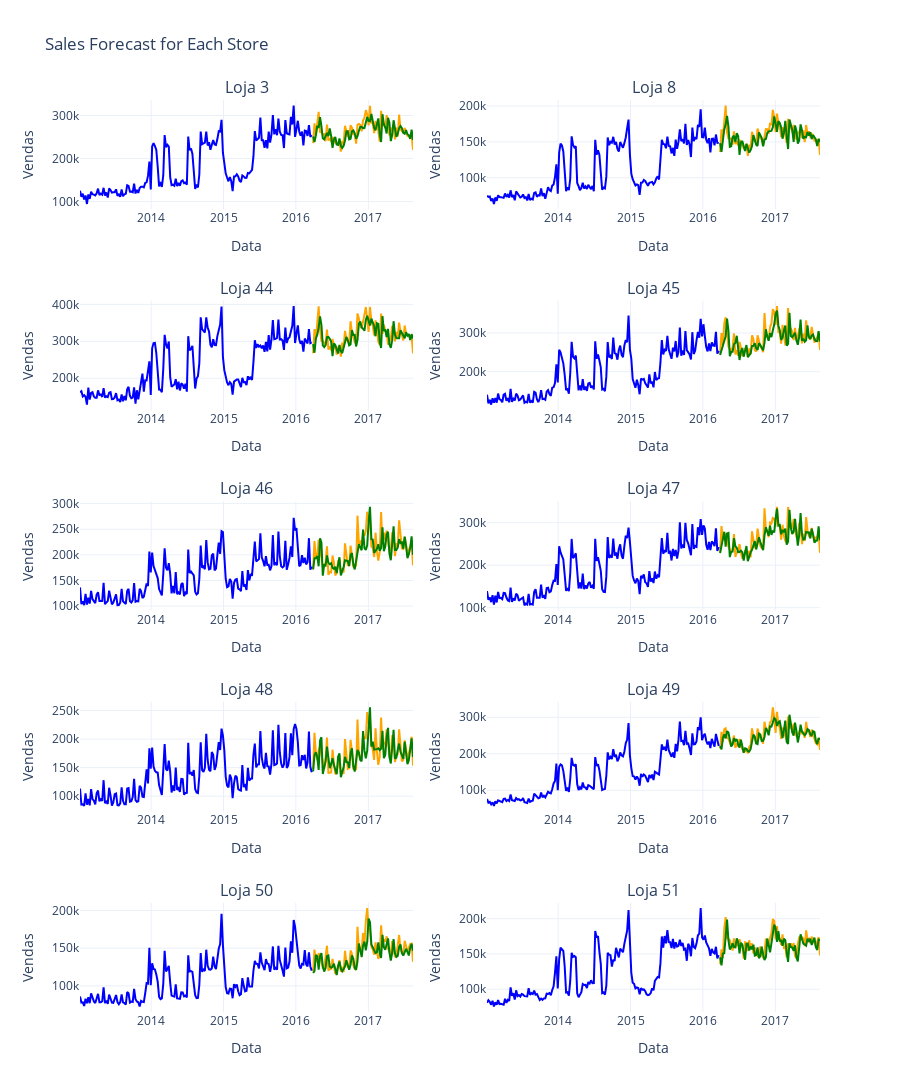

Here is the notebook cell this chart was saved with:
### Code cell
modelos_por_loja = {}
tempos_treinamento = {}
tempos_previsao = {}

# Create a figure
fig = make_subplots(rows=5, cols=2, subplot_titles=[f'Loja {loja}' for loja in lojas_relevantes_favorita])

df_resultado_loja = pd.DataFrame(columns=['Data', 'Loja', 'Real', 'Previsto'])
df_resultado_tempo = pd.DataFrame(columns=['Loja', 'Treino', 'Previsao'])

for i, loja in enumerate(lojas_relevantes_favorita):

    df_loja = favorita[favorita['Loja'] == loja]
    df_loja_grouped = df_loja.groupby('Data')['Vendas'].sum().reset_index()

    df_loja_grouped.set_index('Data', inplace=True)

    train, test, scaler = preprocess_data_linear(df_loja_grouped['Vendas'].values, train_size_ratio=0.7)

    # Definir o look_back
    look_back = 10

    # Criar conjuntos de treinamento e teste
    X_train, y_train = create_dataset_linear(train, look_back)
    extended_test = np.concatenate([train[-look_back:], test])
    X_test, y_test = create_dataset_linear(extended_test, look_back)

    # Achatar os dados para o formato adequado ao modelo LinearRegression
    X_train = X_train.reshape(X_train.shape[0], -1)  # (n_amostras, look_back)
    X_test = X_test.reshape(X_test.shape[0], -1)    # (n_amostras, look_back)

    # Criar e treinar o modelo de Regressão Linear
    start_train_time = time.time()
    model = LinearRegression()
    model.fit(X_train, y_train)
    end_train_time = time.time()
    train_time = end_train_time - start_train_time

    # Realizar previsões no conjunto de teste
    start_forecast_time = time.time()
    test_predict = model.predict(X_test)
    end_forecast_time = time.time()
    forecast_time = end_forecast_time - start_forecast_time

    # Reverter a normalização das previsões e dos valores reais
    test_predict_original = scaler.inverse_transform(test_predict.reshape(-1, 1)).flatten()
    y_test_original = scaler.inverse_transform(y_test.reshape(-1, 1)).flatten()

    # Garantir que os índices estão corretos
    test_index = df_loja_grouped.index[-len(y_test):]  # Ajustado para corresponder ao conjunto de teste estendido
    train_index = df_loja_grouped.index[:len(train)]

    # Adicionar resultados ao dataframe
    df_resultado_loja = pd.concat([df_resultado_loja, pd.DataFrame({
        'Data': test_index,
        'Loja': loja,
        'Real': y_test_original,
        'Previsto': test_predict_original
    })])

    df_resultado_tempo = pd.concat([df_resultado_tempo, pd.DataFrame({
        'Loja': [loja],
        'Treino': [train_time],
        'Previsao': [forecast_time]
    })])

    # Plotando os dados originais
    fig.add_trace(go.Scatter(x=test_index, y=y_test_original, mode='lines', name=f'Real Loja {loja}', line=dict(color='orange')), row=(i // 2) + 1, col=(i % 2) + 1)
    fig.add_trace(go.Scatter(x=test_index, y=test_predict_original, mode='lines', name=f'Previsto Loja {loja}', line=dict(color='green')), row=(i // 2) + 1, col=(i % 2) + 1)
    fig.add_trace(go.Scatter(x=train_index, y=scaler.inverse_transform(train).flatten(), mode='lines', name=f'Treino Loja {loja}', line=dict(color='blue')), row=(i // 2) + 1, col=(i % 2) + 1)

    fig.update_xaxes(title_text='Data', row=i//2+1, col=i%2+1)
    fig.update_yaxes(title_text='Vendas', row=i//2+1, col=i%2+1)

    # Salvar modelos e tempos
    modelos_por_loja[loja] = model
    tempos_treinamento[loja] = train_time
    tempos_previsao[loja] = forecast_time

# Add titles and labels
fig.update_layout(
    title='Sales Forecast for Each Store',
    height=1500,
    showlegend=False,
    template='plotly_white'
)

# Show the figure
fig.show()

# Salvar os dataframes em arquivos CSV
df_resultado_loja.to_csv('Resultados/Previsao/Favorita/Loja/RL.csv', index=False)
df_resultado_tempo.to_csv('Resultados/Tempo/Favorita/Loja/RL.csv', index=False)
